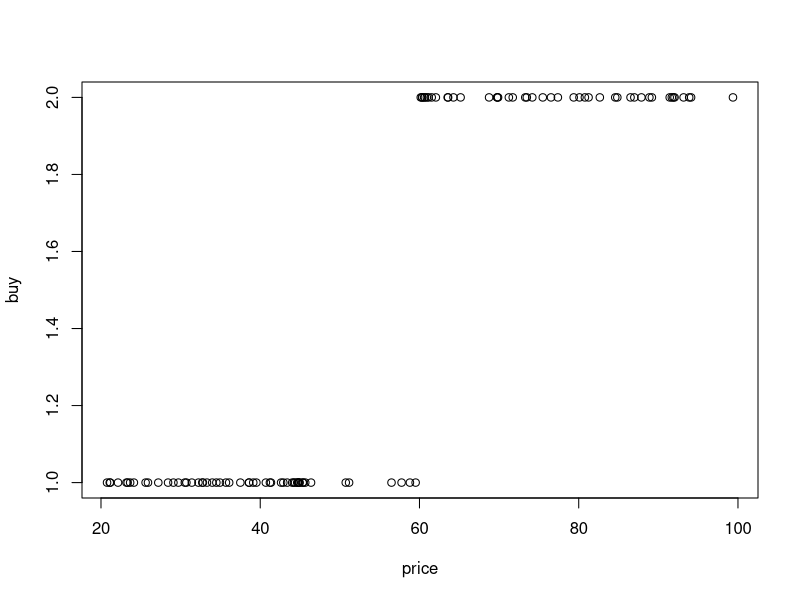

Here is the R script that generated this plot:
#iima - Day4

#missing values

x = c(1,3, NA)
is.na(x)
sum(is.na(x))

library(VIM)
data(sleep)
summary(sleep)
#analyse the data for missing values



#logistic regression------
#binary classification
set.seed(1234)
(price = sort(runif(100, min=20, max=100)))
(buy = factor(rep(c('Buy','NotBuy'), times=c(55,45))))
purchase = data.frame(price, buy)
head(purchase)
purchase
plot(x=price, y=buy, data=purchase)
str(purchase)
#log regression
log_fit = glm(buy ~ price, data=purchase, family='binomial') 
summary(log_fit)

(ndata1= data.frame(price=c(30,50,70,90,98)))
p1=predict(log_fit, newdata=ndata1, type='response')
p1
options(scipen=999)
cbind(ndata1, p1)
cbind(ndata1, p1, BUY=ifelse(p1 > .5,'No','Yes'))

#decision trees
